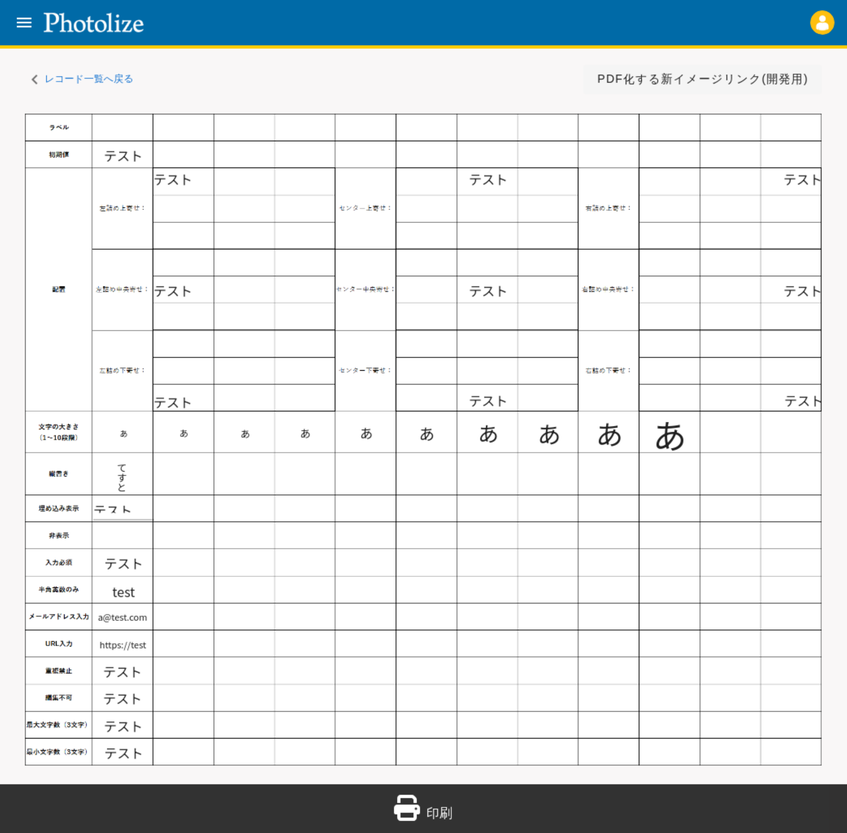
#> input picture python/TestScript/photolize/slt_ver1/high_png/base.png, 847 x 833 px, shrunk from 2613 x 2567 before the run, found by its file name
$ python diff_color_img_divide.py
#> lines starting #> are read from the running program, lines starting #| are printed output that depends on the picture; after the words box and inside, x2 and y2 are one past the last pixel; in counts of white or black regions, pixels touching at a corner belong together
# 色付けありの差異検出
# 参考サイト：https://qiita.com/grv2688/items/44f9e0ddd429afbb26a2
import cv2
from datetime import datetime
import matplotlib.pyplot as plt
import numpy as np
import os
import subprocess


# 保存先ディレクトリを作成
output_dir = os.path.join(os.path.dirname(os.path.abspath(__file__)), "high_png/")
# フォルダが存在しない場合は作成
if not os.path.exists(output_dir):
    os.makedirs(output_dir)
    command = f"sudo chown -R aridome:aridome {output_dir}"
    # コマンドを実行
    subprocess.call(command, shell=True)

# ファイル名を生成
output_file_name_A = 'base.png'
output_file_name_B = 'chg_position.png'
# ファイルパスを作成
output_file_path_A = os.path.join(output_dir, output_file_name_A)
output_file_path_B = os.path.join(output_dir, output_file_name_B)
imgA = cv2.imread(output_file_path_A)
#> imgA is the input picture: shape (833, 847, 3); mean B, G, R 229.3, 226.9, 221.8
imgB = cv2.imread(output_file_path_B)
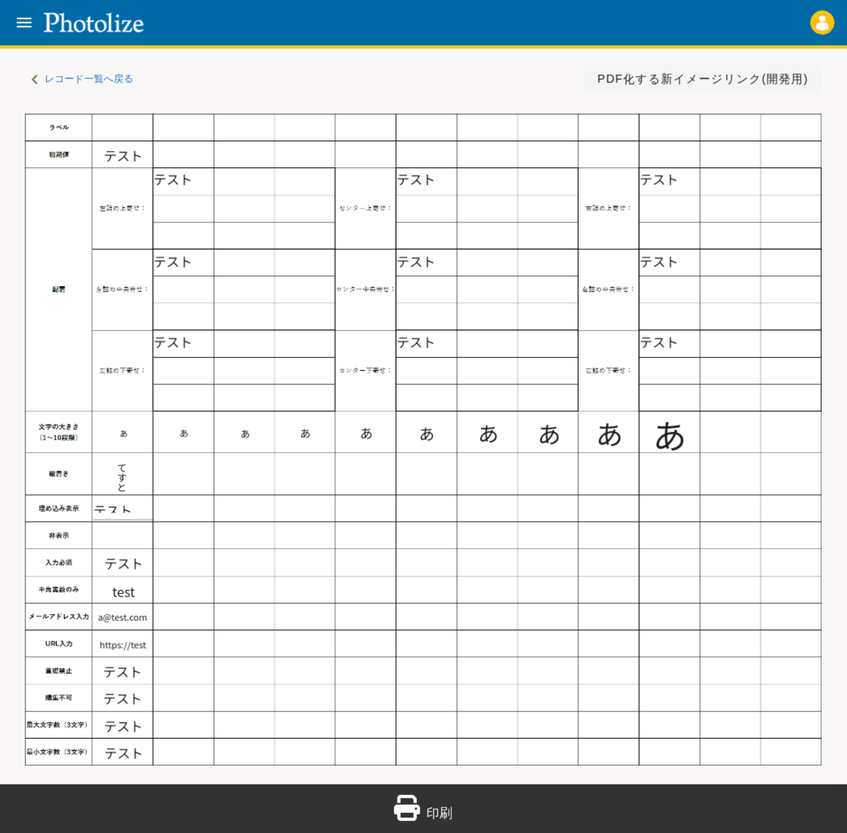
#> input picture python/TestScript/photolize/slt_ver1/high_png/chg_position.png, 847 x 833 px, shrunk from 2613 x 2567 before the run, found by its file name
#> imgB is the input picture: shape (833, 847, 3); mean B, G, R 229.3, 226.9, 221.8
# OpenCVはBGRフォーマットなので、RGBへ変換する
imgA = cv2.cvtColor(imgA, cv2.COLOR_BGR2RGB)
imgB = cv2.cvtColor(imgB, cv2.COLOR_BGR2RGB)
# 画像サイズを取得
hA, wA, cA = imgA.shape[:3]
#> hA = 833; wA = 847; cA = 3
hB, wB, cA = imgB.shape [:3]
#> hB = 833; wB = 847

# 特徴量検出器を作成
akaze = cv2.AKAZE_create()
# 二つの画像の特徴点を抽出
kpA, desA = akaze.detectAndCompute(imgA,None)
#> kpA = 1088 keypoints; strongest (x, y, size): (48, 671, 4.8), (48, 697, 4.8), (662, 442, 4.8), (51, 473, 4.8)
kpB, desB = akaze.detectAndCompute(imgB,None)
#> kpB = 1098 keypoints; strongest (x, y, size): (48, 671, 4.8), (48, 697, 4.8), (662, 442, 4.8), (51, 473, 4.8)

# imageBを透視変換する
# 透視変換: 斜めから撮影した画像を真上から見た画像に変換する感じ
# BFMatcher型のオブジェクトを作成する
bf = cv2.BFMatcher(cv2.NORM_HAMMING, crossCheck=True)
# 記述子をマッチさせる。※スキャン画像(B2)の特徴抽出はforループ前に実施済み。
matches = bf.match(desA,desB)
#> matches = 893 matches
# マッチしたものを距離順に並べ替える。
matches = sorted(matches, key = lambda x:x.distance)
# マッチしたもの（ソート済み）の中から上位★%（参考：15%)をgoodとする。
good = matches[:int(len(matches) * 0.5)]
#> good = 446 matches
# 対応が取れた特徴点の座標を取り出す？
src_pts = np.float32([kpA[m.queryIdx].pt for m in good]).reshape(-1,1,2)
#> src_pts = 446 rows, first 8: [117.2, 29.43], [124.9, 29.43], [47.55, 29.49], [62.09, 29.56], [69.84, 29.56], [89.68, 30.09], [109.5, 29.51], [137.6, 30.72]
dst_pts = np.float32([kpB[m.trainIdx].pt for m in good]).reshape(-1,1,2)
#> dst_pts has the same summary as src_pts
# findHomography:二つの画像から得られた点の集合を与えると、その物体の投射変換を計算する
M, mask = cv2.findHomography(dst_pts, src_pts, cv2.RANSAC,5.0) # dst_img作成の際だけ使う。warpperspectiveの使い方がわかってない。
#> M = [[1, 1.77e-15, -6.37e-13], [9.48e-17, 1, -3.06e-13], [5.7e-19, 4.68e-18, 1]]; mask = 446 values from 1 to 1
# imgBを透視変換。
imgB_transform = cv2.warpPerspective(imgB, M, (wA, hA))

# imgAとdst_imgの差分を求めてresultとする。グレースケールに変換。
result = cv2.absdiff(imgA, imgB_transform)
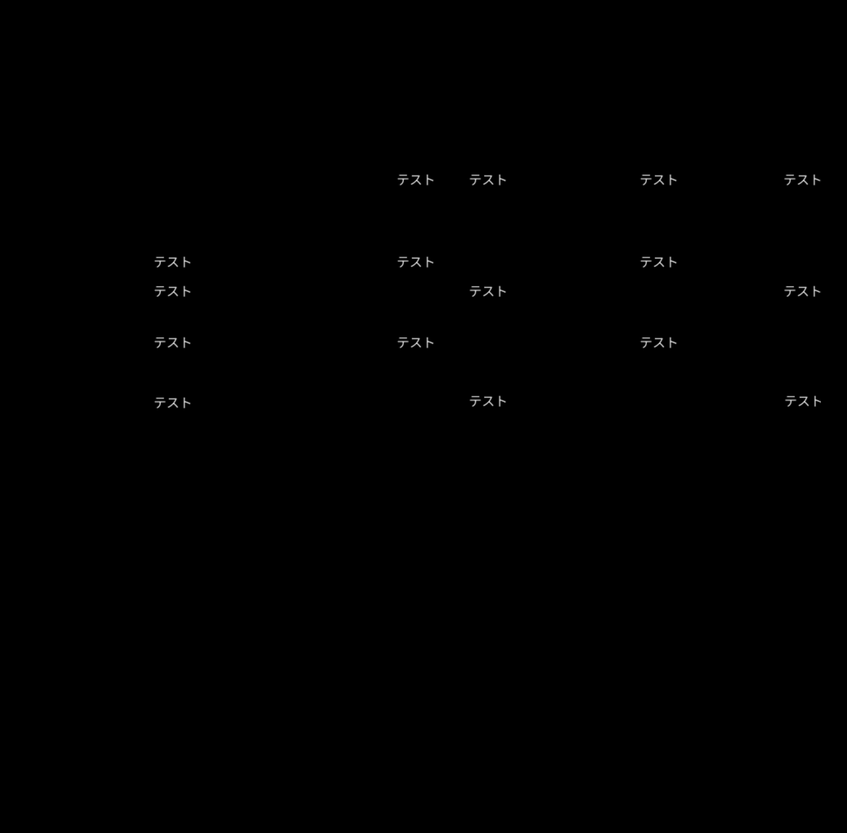
#> result: shape (833, 847, 3); mean R, G, B 0.4, 0.4, 0.4
result_gray = cv2.cvtColor(result, cv2.COLOR_BGR2GRAY)

# 二値化
_, result_bin = cv2.threshold(result_gray, 50, 255, cv2.THRESH_BINARY) # 閾値は50
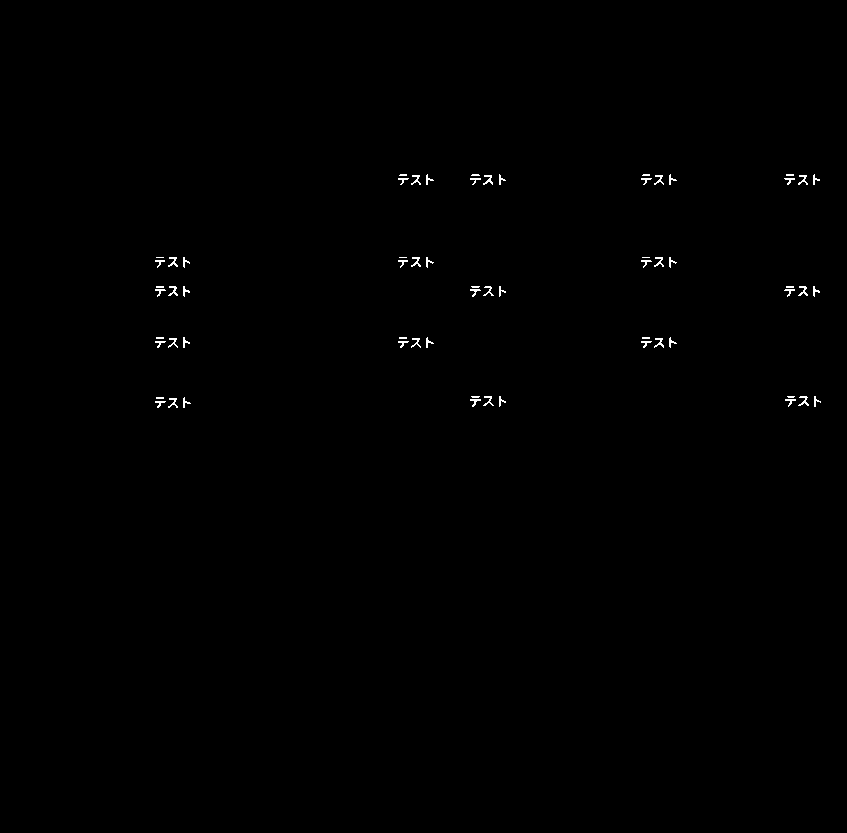
#> result_bin: shape (833, 847); 0.28% white in thin lines or dots, all inside (x1, y1, x2, y2) = (155, 174, 821, 408)

# カーネルを準備（オープニング用）
kernel = np.ones((2,2),np.uint8)
# オープニング（収縮→膨張）実行 ノイズ除去
result_bin = cv2.morphologyEx(result_bin, cv2.MORPH_OPEN, kernel) # オープニング（収縮→膨張）。ノイズ除去。
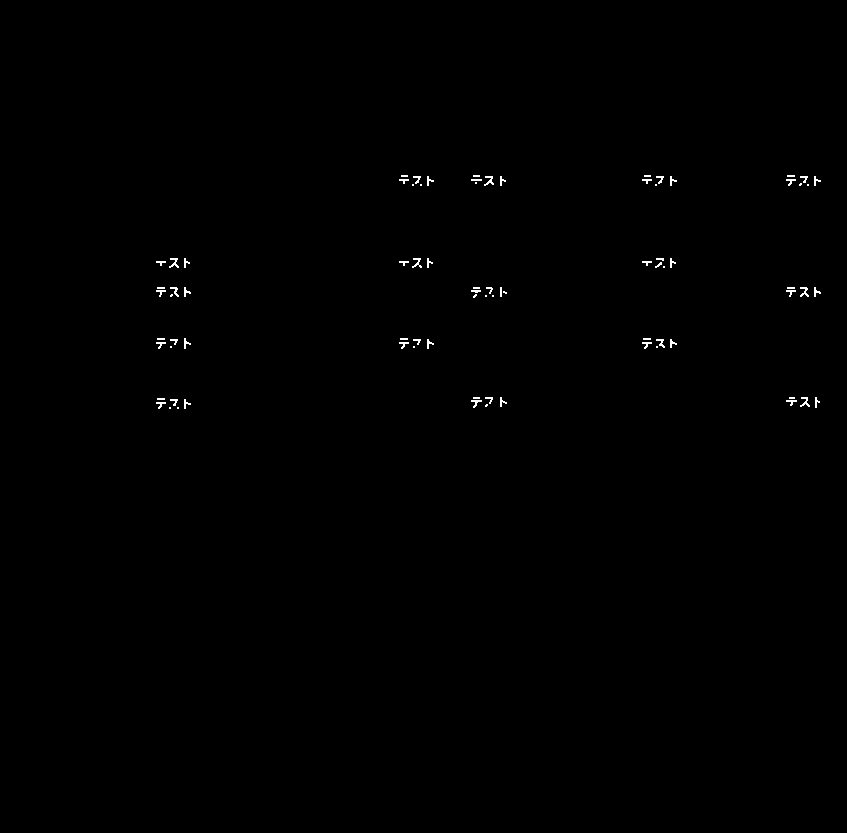
#> result_bin: shape (833, 847); 0.25% white in thin lines or dots, all inside (x1, y1, x2, y2) = (156, 175, 821, 409)

# 二値画像をRGB形式に変換し、2枚の画像を重ねる。
result_bin_rgb = cv2.cvtColor(result_bin, cv2.COLOR_GRAY2RGB)
result_add = cv2.addWeighted(imgA, 0.3, result_bin_rgb, 0.7, 2.2) # ２.２はガンマ値。大きくすると白っぽくなる
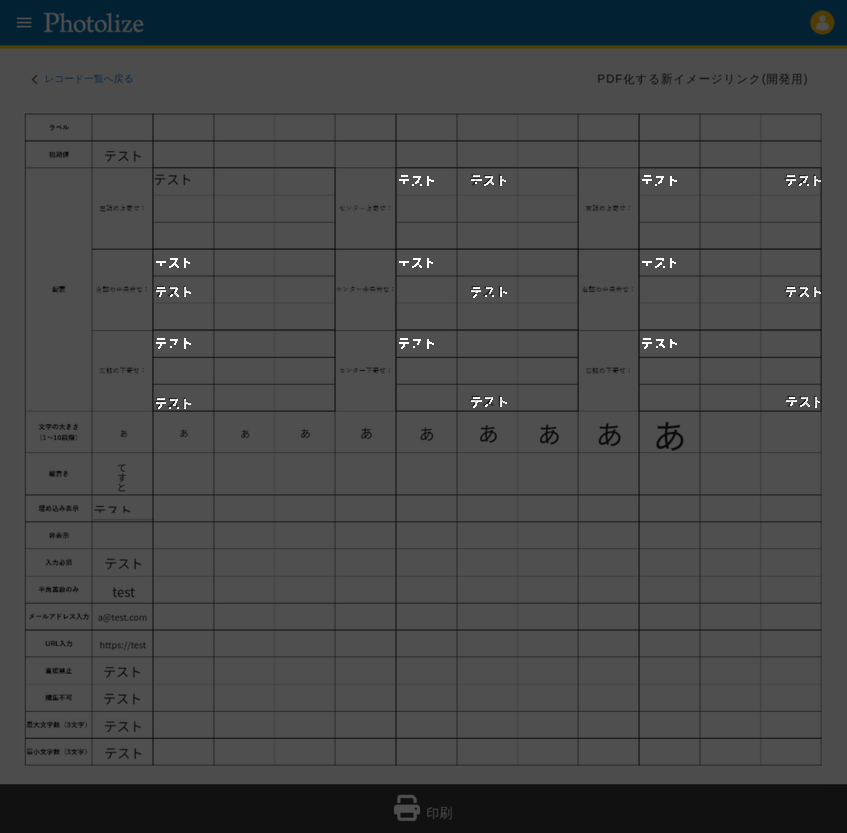
#> result_add: shape (833, 847, 3); mean R, G, B 69.3, 70.8, 71.5

# ### 変更前と変更後の色分け ###
# ## 変更前の色付け ##
# # 白色の範囲を定義
# lower_white = (128, 128, 128)  # 下限（B、G、R）
# upper_white = (254, 254, 254)  # 上限（B、G、R）

# # 白色の範囲内にあるピクセルをマスクとして取得
# white_mask = cv2.inRange(result_add, lower_white, upper_white)

# # 新しい色（緑色）を指定
# new_color = (0, 255, 0)  # (B、G、R)

# # ピクセルの色を変更
# result_add[white_mask > 0] = new_color

# ## 変更後の色付け ##
# # 白色の範囲を定義
# lower_white = (255, 255, 255)  # 下限（B、G、R）
# upper_white = (255, 255, 255)  # 上限（B、G、R）

# # 白色の範囲内にあるピクセルをマスクとして取得
# white_mask = cv2.inRange(result_add, lower_white, upper_white)

# # 新しい色（赤色）を指定
# new_color = (0, 0, 255)  # (B、G、R)

# # ピクセルの色を変更
# result_add[white_mask > 0] = new_color

# ### 差異が検出されたか判定 ###
# # 2値画像（result_bin）の白いピクセル（差分が存在する部分）の数をカウント
# white_pixel_count = cv2.countNonZero(result_bin)

# # ある閾値以上の白いピクセルが存在する場合、差分があると判断する
# threshold = 100  # 適切な閾値を選択
# red_text_start = "\033[91m"
# red_text_end = "\033[0m"
# green_text_start = "\033[92m"
# green_text_end = "\033[0m"

# if white_pixel_count > threshold:
#     print(f"{red_text_start}差異が検出されました{red_text_end}")
# else:
#     print(f"{green_text_start}異常なし{green_text_end}")

# 現在の日付を取得してフォーマット
current_date = datetime.now().strftime("%m-%d_%H-%M-%S")
# ファイル名を生成
output_file_name = f"diff_color_{current_date}.png"
# output_file_name = f"diff_{current_date}.png"

output_dir2 = os.path.join(os.path.dirname(os.path.abspath(__file__)), "diff_color_high_png/")
# output_dir2 = os.path.join(os.path.dirname(os.path.abspath(__file__)), "diff_high_png/")

# ファイルパスを作成
output_file_path = os.path.join(output_dir2, output_file_name)
# フォルダが存在しない場合は作成
if not os.path.exists(output_dir2):
    os.makedirs(output_dir2)
    command = f"sudo chown -R aridome:aridome {output_dir2}"
    # コマンドを実行
    subprocess.call(command, shell=True)
#> (this line was passed over: subprocess is not available in this run)

# 画像を保存する
cv2.imwrite(output_file_path, result_bin_rgb)

print(f"2つの画像の差異を示した画像を{output_file_path}に保存しました")
